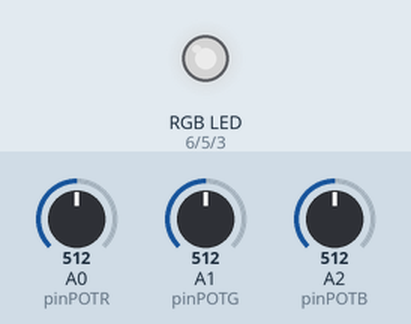
A sketch run on a simulated Arduino Uno, built with avr-gcc and run on an emulated ATmega328P. Parts: an RGB LED mixed from three pins (HIGH = lit). The test bench sets the inputs (shaded band); at power-on: A0 (pinPOTR) = 512, A1 (pinPOTG) = 512, A2 (pinPOTB) = 512. Dim RGB values are drawn brighter than linear.

Above: at 1.2 s.
1.3 s: A0 (pinPOTR) set to 716
At 2.5 s:
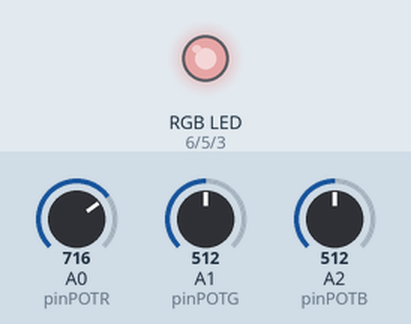
2.8 s: A1 (pinPOTG) set to 716
At 3.7 s:
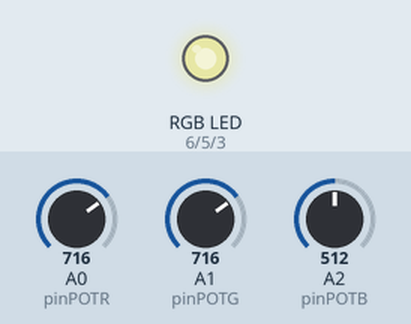
4.3 s: A2 (pinPOTB) set to 716
At 4.8 s:
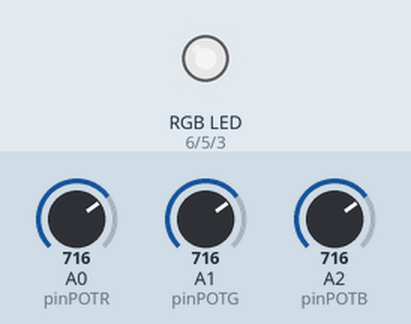
5.8 s: A0 (pinPOTR) set to 900
At 7.0 s:
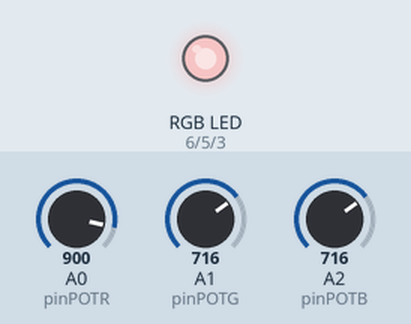
7.3 s: A1 (pinPOTG) set to 900
At 8.3 s:
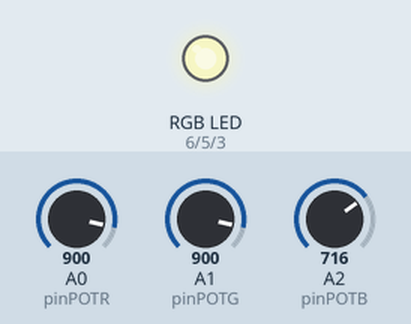
8.8 s: A2 (pinPOTB) set to 900
At 9.5 s:
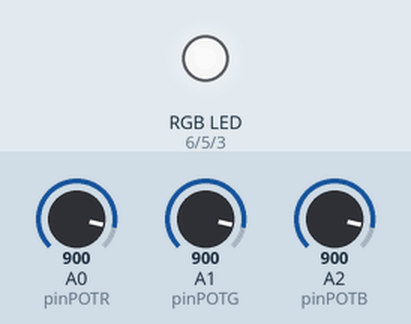
Timing chart, 0 to 11.3 s (numbered marks = the images above; inputs shaded):
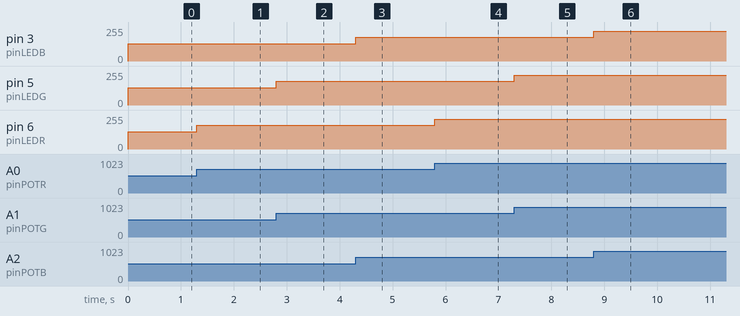

Measured:
- after the input at 1.3 s, pin 6 (pinLEDR): 128/255 → 179/255 at once
- after the input at 2.8 s, pin 5 (pinLEDG): 128/255 → 179/255 at once
- after the input at 4.3 s, pin 3 (pinLEDB): 128/255 → 179/255 at once
- after the input at 5.8 s, pin 6 (pinLEDR): 179/255 → 225/255 at once
- after the input at 7.3 s, pin 5 (pinLEDG): 179/255 → 225/255 at once
- after the input at 8.8 s, pin 3 (pinLEDB): 179/255 → 225/255 at once

The sketch:

code.ino
```cpp
// I had a common cathode RGB LED so the code may differ from my fellow students
const int pinLEDR = 6;
const int pinLEDG = 5;
const int pinLEDB = 3;
const int pinPOTR = A0;
const int pinPOTG = A1;
const int pinPOTB = A2;


void setup() {

  pinMode(pinLEDR, OUTPUT);
  pinMode(pinLEDG, OUTPUT);
  pinMode(pinLEDB, OUTPUT);
  pinMode(pinPOTR, INPUT);
  pinMode(pinPOTG, INPUT);
  pinMode(pinPOTB, INPUT);
}


void loop() {

int valueR = analogRead(pinPOTR) / 4;
int valueG = analogRead(pinPOTG) / 4;
int valueB = analogRead(pinPOTB) / 4;

analogWrite(pinLEDR, valueR);
analogWrite(pinLEDG, valueG);
analogWrite(pinLEDB, valueB);

}
```
